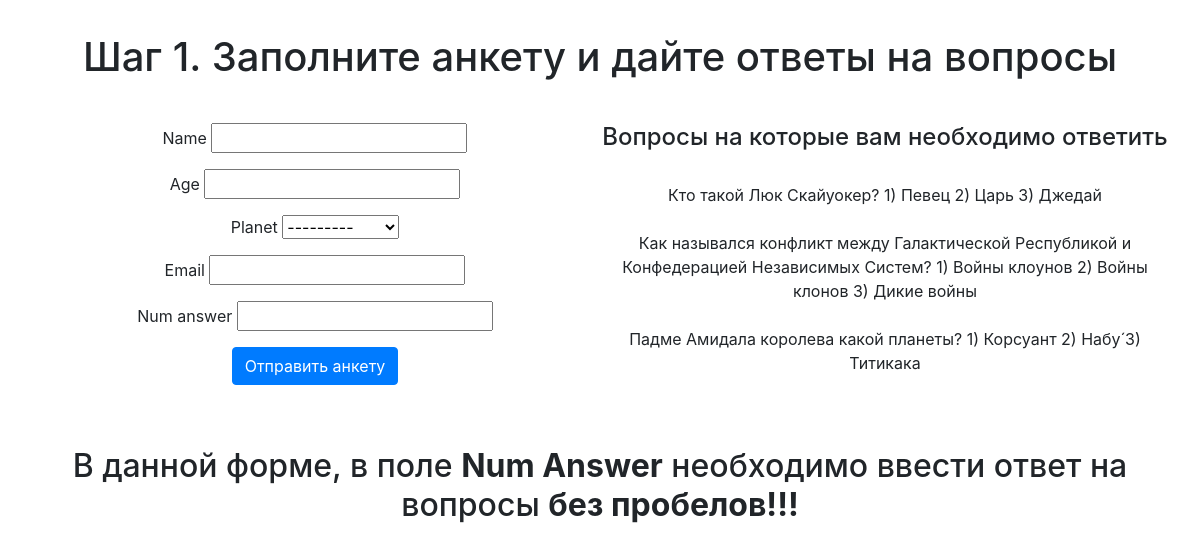
/academy/candidate/, run on the app's committed database.
### project/models.py (models this page shows, shortened)
class Answer(models.Model): #Вопросы
	answer = models.TextField(help_text="Введите вопрос")

### project/views.py (the view, shortened to what this page needs)
# urls.py: path('candidate/', CandCreate.as_view(), name='candidate'),
class CandCreate(View):
	def get(self, request):
		quest1 = Answer.objects.all()
		form = CandForm()
		return render(request, "candidate/candidate_form.html", context={'form': form, 'quest1': quest1})

### project/forms.py
class CandForm(forms.ModelForm):
		class Meta:
			model = Cand
			exclude = ['his_jedi']
			fields = ['name','age','planet','email','num_answer']

### project/models.py (called while the page is built)
    def __str__(self):
    	return self.planet_name

### templates/candidate/candidate_form.html (shortened to what this page needs)
<!DOCTYPE html>
{% load staticfiles %}
<html lang="en">
<head>
	<link rel="stylesheet" href="https://stackpath.bootstrapcdn.com/bootstrap/4.1.3/css/bootstrap.min.css">
	<link rel="stylesheet" href="{% static "css/indexdjango-1.css" %}">
</head>
<body>
	<div class="container">
		<h1>Шаг 1. Заполните анкету и дайте ответы на вопросы</h1>
		<div class="row justify-content-md-center">
			<div class="col-md-6">
				<form action="{% url 'candidate' %}" method="post">
					{% for field in form %}
					<div class="form-group">
						{{ field.label}}
						{{ field }}
					</div>
					{% endfor %}
					<button type="submit" class="btn btn-primary">Отправить анкету</button>
				</form>
			</div>
			<div class="col-md-6">
				<h4>Вопросы на которые вам необходимо ответить</h4>
				<br>
				{% for qu in quest1 %}
				{{ qu.answer }}<br><br>
				{% endfor %}
			</div>
		</div><br><br>
		<h2>В данной форме, в поле <strong>Num Answer</strong> необходимо ввести ответ на вопросы <strong>без пробелов!!!</strong></h2>
	</div>
</body>
</html>

### static/css/indexdjango-1.css (style rules this page uses)
.container { text-align:center; }
h1 { padding-bottom:3%; padding-top:3%; }
.col-md-6 { margin:0; padding:0; }

### data on the page
Answer: answer "Кто такой Люк Скайуокер? 1) Певец 2) Царь 3) Джедай"
Answer: answer "Как назывался конфликт между Галактической Республикой и Конфедерацией Независимых Систем? 1) Войны клоунов 2) Войны клонов 3) Дикие войны"
Answer: answer "Падме Амидала королева какой планеты? 1) Корсуант 2) Набу́ 3) Титикака"

### other printed values
{{ field.label }} "Name" "Age" "Planet" "Email" "Num answer"
